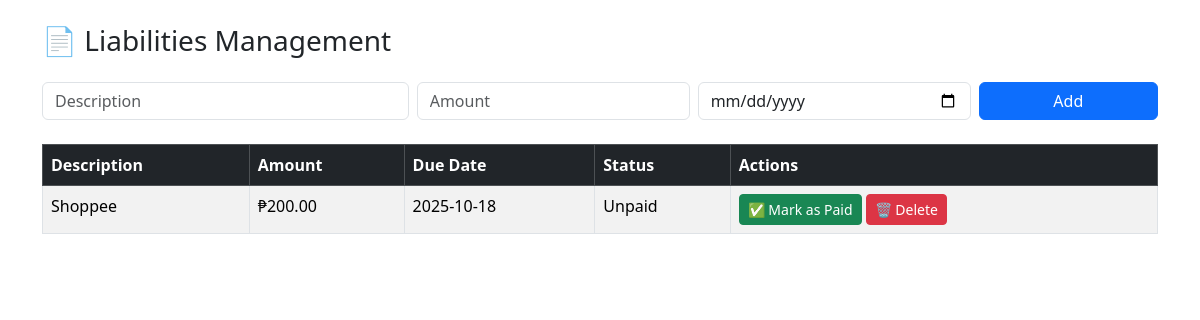
/admin/manage_liabilities.php (signed in), run on the app's committed database.
### tables this page shows
CREATE TABLE `liabilities` (
  `id` int(11) NOT NULL,
  `description` varchar(255) DEFAULT NULL,
  `amount` decimal(12,2) NOT NULL,
  `due_date` date DEFAULT NULL,
  `status` enum('Unpaid','Paid') DEFAULT 'Unpaid',
  `created_at` datetime DEFAULT current_timestamp()
);

### admin/manage_liabilities.php (the view, shortened to what this page needs)
<?php
$conn = new mysqli("localhost", "root", "", "capstone");
$result = $conn->query("SELECT * FROM liabilities ORDER BY created_at DESC");
?>
<!DOCTYPE html>
<html>
<head>
    <link href="https://cdn.jsdelivr.net/npm/bootstrap@5.3.3/dist/css/bootstrap.min.css" rel="stylesheet">
</head>
<body class="container py-4">
    <h3 class="mb-4">📄 Liabilities Management</h3>
    <form method="POST" class="row g-2 mb-4">
        <div class="col-md-4">
            <input type="text" name="description" class="form-control" placeholder="Description" required>
        </div>
        <div class="col-md-3">
            <input type="number" step="0.01" name="amount" class="form-control" placeholder="Amount" required>
        </div>
        <div class="col-md-3">
            <input type="date" name="due_date" class="form-control" required>
        </div>
        <div class="col-md-2">
            <button type="submit" name="add" class="btn btn-primary w-100">Add</button>
        </div>
    </form>
    <table class="table table-bordered table-striped">
        <thead class="table-dark">
            <tr>
                <th>Description</th>
                <th>Amount</th>
                <th>Due Date</th>
                <th>Status</th>
                <th>Actions</th>
            </tr>
        </thead>
        <tbody>
            <?php while($row = $result->fetch_assoc()): ?>
                <tr>
                    <td><?= htmlspecialchars($row['description']) ?></td>
                    <td>₱<?= number_format($row['amount'], 2) ?></td>
                    <td><?= $row['due_date'] ?></td>
                    <td><?= $row['status'] ?></td>
                    <td>
                        <?php if ($row['status'] == 'Unpaid'): ?>
                            <a href="?pay=<?= $row['id'] ?>" class="btn btn-sm btn-success">✅ Mark as Paid</a>
                        <?php endif; ?>
                        <a href="?delete=<?= $row['id'] ?>" class="btn btn-sm btn-danger">🗑 Delete</a>
                    </td>
                </tr>
            <?php endwhile; ?>
        </tbody>
    </table>
</body>
</html>

### data on the page
liabilities: description "Shoppee", amount "200.00", due_date "2025-10-18", status "Unpaid"
